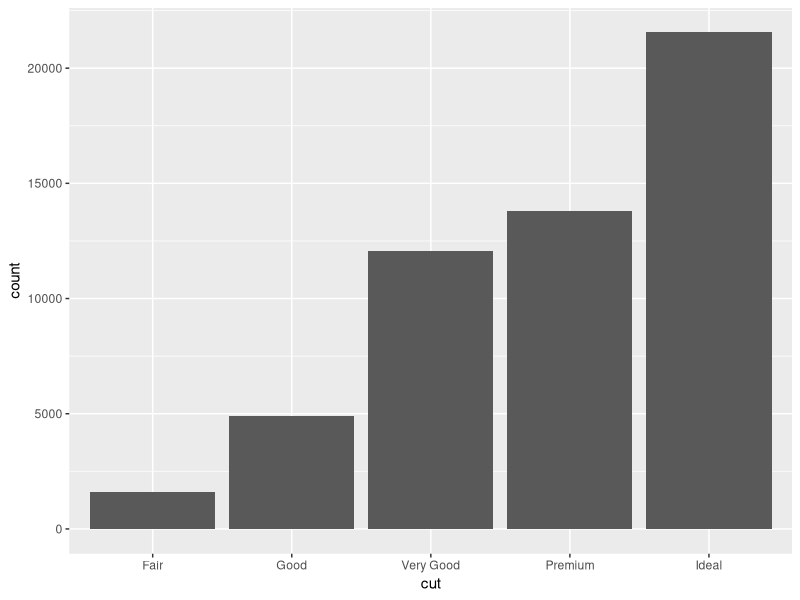
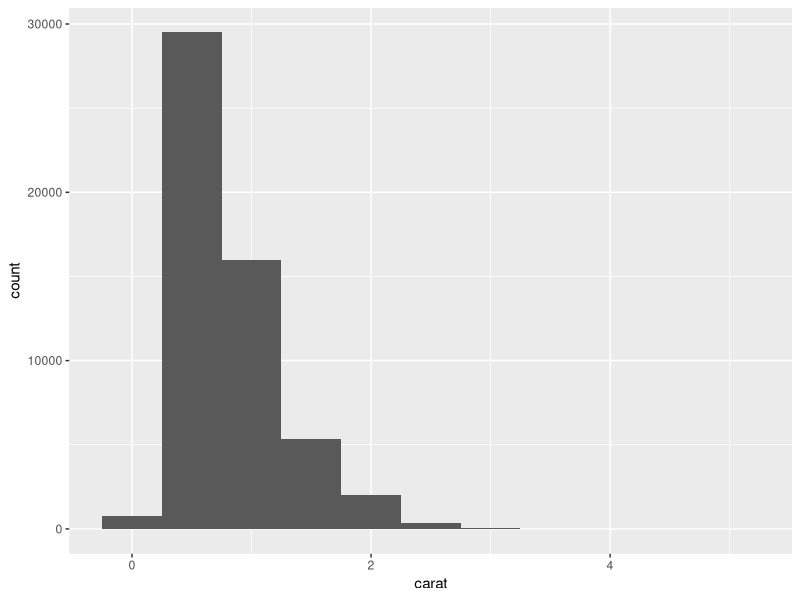
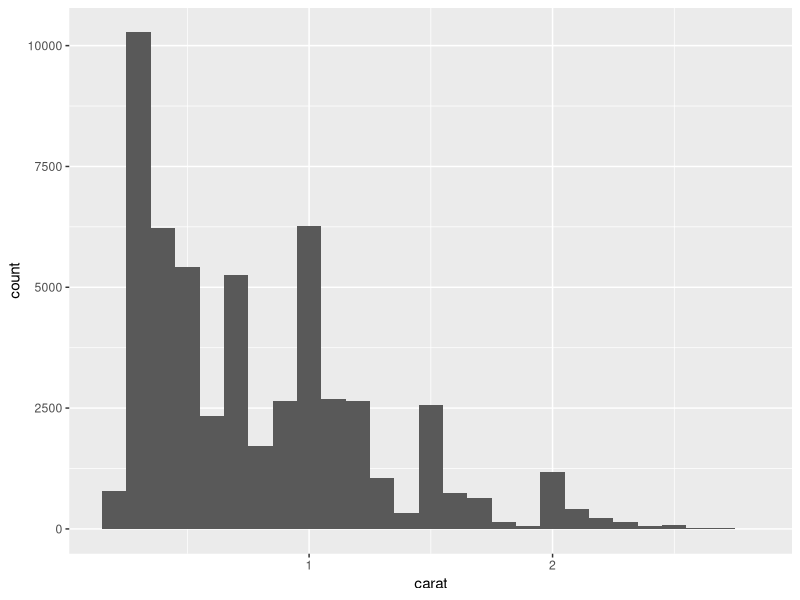
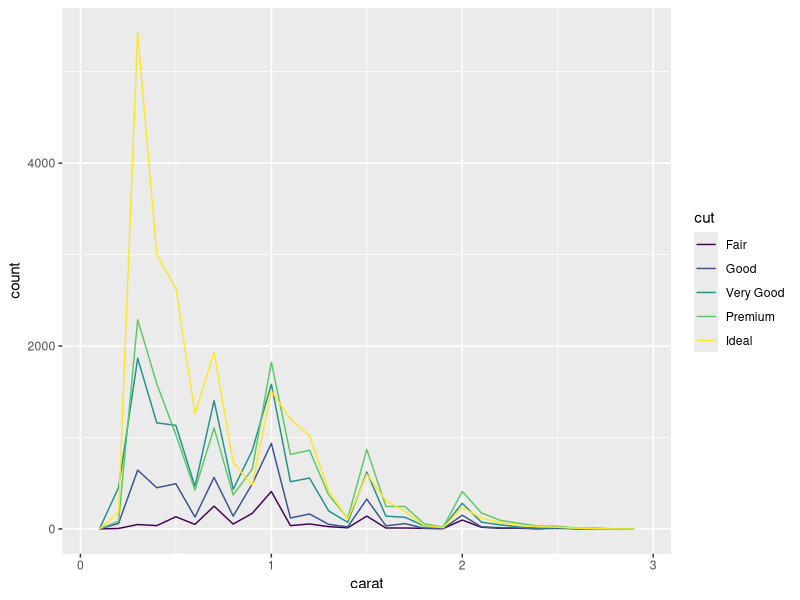
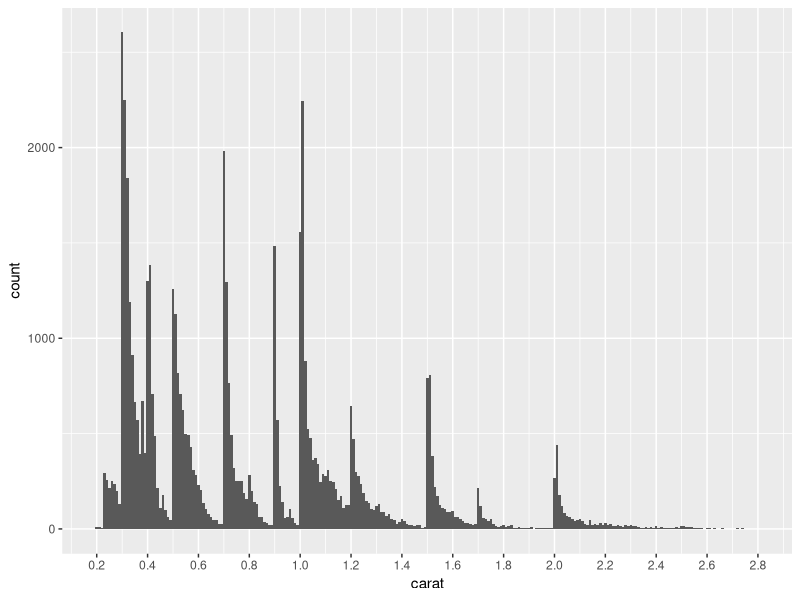
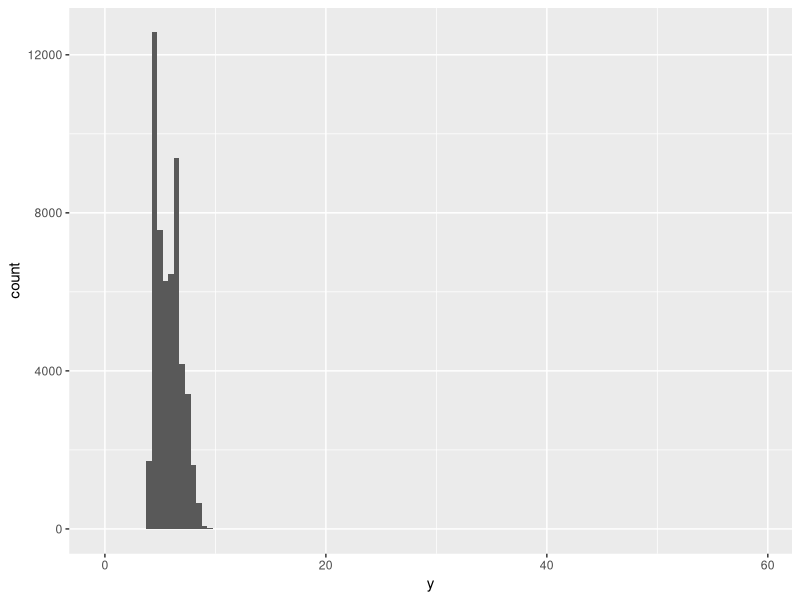
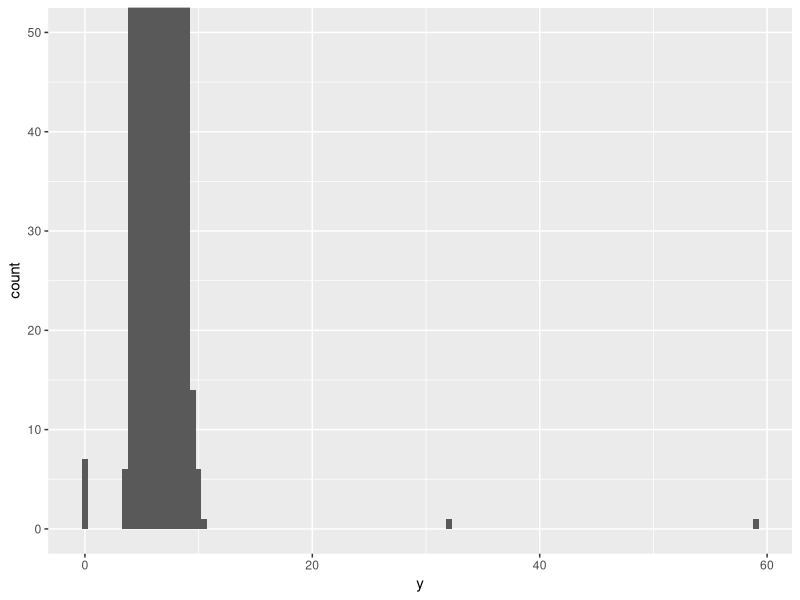
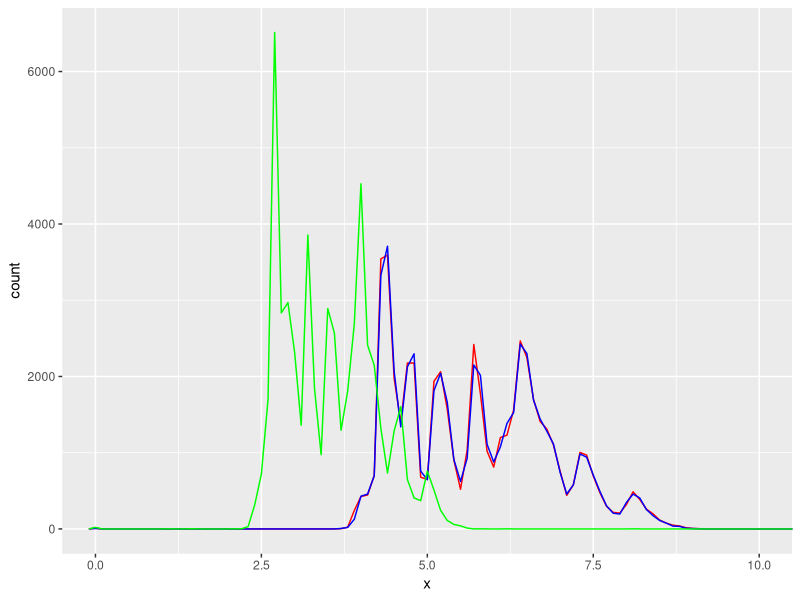

These charts were generated, in order, by the following R code:
library(tidyverse)

# Exploratory Data Analysis (EDA) is fundamentally a creative process, without a clear set of steps
# It's about figuring out what your data can tell you, generating questions, testing them and repeating

# Two types of questions are often useful in EDA:
#   What type of variation occurs within my variables
#   What type of covariation occurs between my variables

# Terms:
# A Variable - a quantity, quality, or property that you can measure
# A Value - the state of the variable when you measure it, the value of a variable may change from measurement to measurement
# An Observation - A set of measurements made under similar conditions, (you usually make all of the 
#   measurements in an observation at the same time and on the same object). An observation will contain several 
#   values, each associated with a different variable. Sometimes referred to here as a data point
# Tabular Data - a set of values, each associated with a variable and an observation. 
#   Tabular data is tidy if each value is placed in its own "cell", each variable in its own column, 
#   and each observation in its own row.

# How you visualise distributions of the data depend on it's form
# Categorical data can only take a small set of values, and can often be visualised in a bar chart
ggplot(data = diamonds) +
  geom_bar(mapping = aes(x = cut))
# Bar height is how many observations occured within the x value

# These can be computed with count()
diamonds %>%
  count(cut)

# Distribution of continuous variables can be done using histograms
ggplot(data = diamonds) +
  geom_histogram(mapping = aes(x = carat), binwidth = 0.5)

# This can be computed with count() and cut_width()
diamonds %>%
  count(cut_width(carat, 0.5))

# Binwidth can be adjusted to reveal different things about the data
# Zooming in on a subset of the data
smaller <- diamonds %>%
  filter(carat < 3)

# Using a smaller binwidth makes it look considerably different
ggplot(data = smaller, mapping = aes(x = carat)) +
  geom_histogram(binwidth = 0.1)

# Overlaying histograms on the same plot is messy
# geom_freqpoly() does the same thing but with lines, which are much easier to read when overlaid
ggplot(data = smaller, mapping = aes(x = carat, colour = cut)) +
  geom_freqpoly(binwidth = 0.1)


# Once you've visualised, there are follow-up questions you can ask
# These should be based on curiosity and skepticism
# Look for anything unexpected:
#   Which values are most common? Why?
#   Which values are rare? Why? Does this match your expectations?
#   Are there any unusual patterns? What might explain them?

# For example this histogram suggests several questions:
#   Why are more diamonds at whole carats and common fractions?
#   Why are there more diamonds to the right of each peak than the left?
ggplot(data = smaller, mapping = aes(x = carat)) +
  geom_histogram(binwidth = 0.01) +
  scale_x_continuous(breaks = seq(0, 3, by = 0.2))
# Clusters in your data suggest subgroups exist:
#   How are observations within clusters similar to each other and disimilar to other clusters?
#   How can you explain or describe the clusters?
#   Might the appearence of clusters be misleading


# Outliers are important because they're often entry errors or interesting new findings
# They can often be hard to see in a histogram
# Here, the only evidence of them is a strangly wide x axis
ggplot(diamonds) + 
  geom_histogram(mapping = aes(x = y), binwidth = 0.5)

# The outlier bins are too short for us to see them
# We can zoom in with coord_cartesian()
# coord_cartesian() adjusts axes limits without dropping data, xlim() and ylim() cause data outside the limits to be dropped
ggplot(diamonds) + 
  geom_histogram(mapping = aes(x = y), binwidth = 0.5) +
  coord_cartesian(ylim = c(0, 50))
# We can see three unusal values

# Lets extract them
unusual <- diamonds %>%
  filter(y < 3 | y > 20) %>%
  select(price, x:z) %>%
  arrange(y)
unusual
# y is a mm measurement of dimension, so we know the 0 values must be errors
# Relatively cheap diamons of 32 and 59 mm long also sound pretty implausible!


#### Questions ####
# 1. Explore the distribution of the x, y and z variables. How might you describe them as length, width and depth
# He does a lot of looking at outliers, which I'm not going to add
# Lets plot them all on the same graph using different colours
# We can see that x and y are essentially identical, whereas x is a lot lower
# Presuming cut diamonds are round, this implies that x and y are length and width, and z is depth
ggplot(data = smaller) +
  geom_freqpoly(mapping = aes(x = x), binwidth = 0.1, color = "red") +
  geom_freqpoly(mapping = aes(x = y), binwidth = 0.1, color = "blue") +
  geom_freqpoly(mapping = aes(x = z), binwidth = 0.1, color = "green") +
  coord_cartesian(xlim = c(0, 10))

# Okay, this isn't strictly to the question, but I wanted to know how to add a legend
# This is important because I originally thought green was x instead of z!
# One way is through scale_color_identity(), and that's what we'll do
ggplot(data = smaller) +
  geom_freqpoly(mapping = aes(x = x, color = "red"), binwidth = 0.1) + # Move the colours inside aes
  geom_freqpoly(mapping = aes(x = y, color = "blue"), binwidth = 0.1) +
  geom_freqpoly(mapping = aes(x = z, color = "green"), binwidth = 0.1) +
  coord_cartesian(xlim = c(0, 10)) +
  scale_color_identity(name = "Dimension", # We name our legend
                       breaks = c("red", "blue", "green"), # We identify the different colours
                       labels = c("x", "y", "z"), # We label them, so they don't just say "red" etc
                       guide = "legend") # Tell it to produce this as a legend

# 2. Explore the distribution of price. Do you discover anything unusual or surprising?
# Again, he goes into more depth than I do
# Most are low in cost and this tails off as prices rise
# At smaller binwidths you can see no diamonds with prices around $1,500
ggplot(data = smaller, mapping = aes(x = price)) +
  geom_histogram(binwidth = 10) +
  coord_cartesian(xlim = c(1000, 2000)) + # Zooming in to investigate further
  scale_x_continuous(breaks = seq(1000, 2000, by = 50)) + # Create finer ticks to identify the gap
  theme(axis.text.x = element_text(angle = 90, vjust = 0.5)) # Rotate the ticks to make reading easier

# Based on the histogram we'll take a closer look at the data
odd_price <- diamonds %>%
  filter(price > 1450 & price < 1550) %>% # Lets pick a rough range based on what we can see
  arrange(price)
View(odd_price) # This shows no diamonds priced between 1454 and 1546, which is a very odd gap

# 3. How many diamonds are 0.99 carat? How many are 1 carat? What do you think is the cause of the difference?
# There are 1558 1 carat diamonds compared to 23 0.99 carat diamonds
diamonds %>%
  filter(carat == 0.99 | carat == 1) %>%
  count(carat)

# Looking at a slightly wider range, we can see that count decreases as carat approaches 1, and then jumps afterwards
diamonds %>%
  filter(carat >= 0.9, carat <= 1.1) %>%
  count(carat) %>%
  print(n = Inf)

# 4. Compare and contrast coord_cartesian() vs xlim() or ylim() when zooming in on a histogram.
# coord_cartesian() zooms in after the geom is calcualted and drawn
# xlim() and ylim() zoom in beforehand, and so influence the calculation of the stats
ggplot(data = smaller, mapping = aes(x = price)) +
  geom_histogram(binwidth = 10) +
  xlim(1000, 2000)
  #coord_cartesian(xlim = c(1000, 2000))
